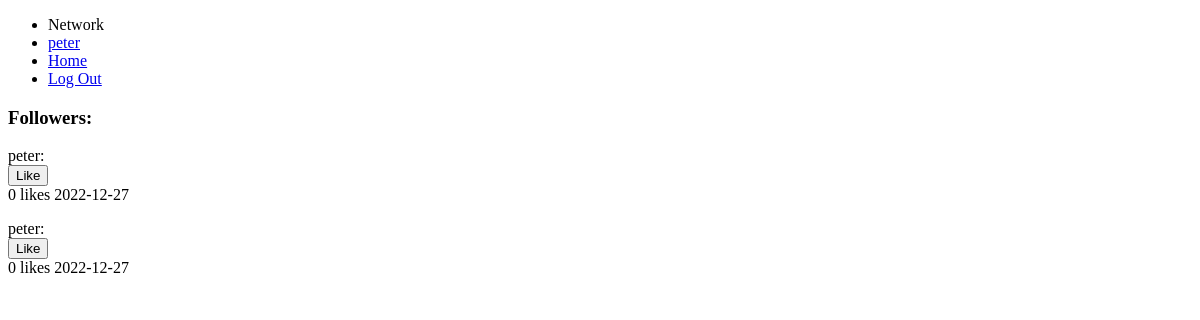
The page /profile (signed in) on the database as committed earlier.
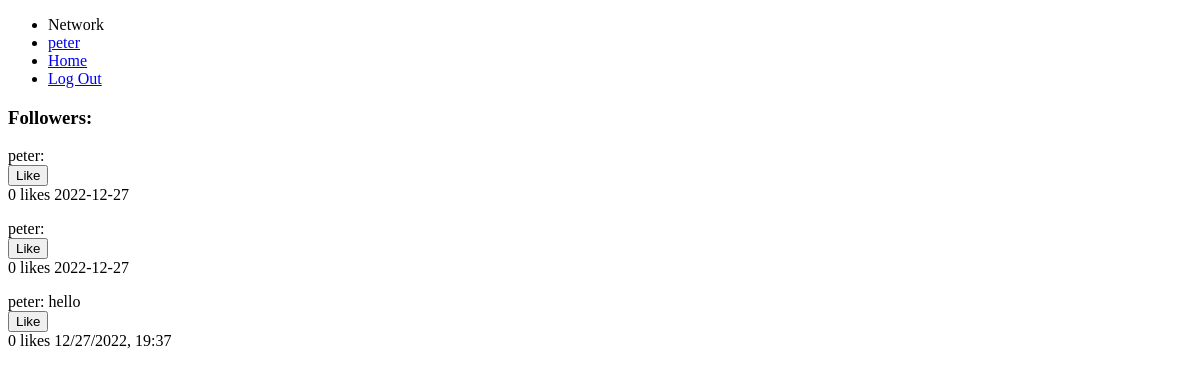
The same page on the database as committed later.
### tables this page shows
CREATE TABLE posts (
    id INTEGER PRIMARY KEY AUTOINCREMENT,
    user_id INTEGER NOT NULL,
    name TEXT NOT NULL,
    content TEXT NOT NULL,
    likes INTEGER DEFAULT 0 NOT NULL,
    datetime NUMERIC NOT NULL,
    FOREIGN KEY (user_id) REFERENCES users(id)
);

### app.py (the view)
@app.route("/profile", methods=["GET", "POST"])
@login_required
def profile():
    if request.method == "GET":
        user_id = session["user_id"]
    if request.method == "POST":
        user_id = request.form.get("user_id")
    conn = connectDB()
    cur = conn.cursor()
    cur.execute("SELECT * FROM users WHERE id=?", [user_id])
    user = cur.fetchall()
    conn.commit()
    conn.close()
    posts = get_posts(user_id)
    return render_template("profile.html", user=user[0], posts=posts)

### helpers.py (called while the page is built)
def connectDB():
    conn = sql.connect('network.db')
    conn.row_factory = sql.Row # "dictionary cursor"
    return conn

def get_posts(user_id=None):
    conn = connectDB()
    cur = conn.cursor()
    if user_id == None:
        cur.execute("SELECT * FROM posts")
    else:
        cur.execute("SELECT * FROM posts WHERE user_id = ?", [user_id])
    posts = cur.fetchall()
    return posts

def login_required(f):
    @wraps(f)
    def decorated_function(*args, **kwargs):
        if session.get("user_id") is None:
            return redirect("/login")
        return f(*args, **kwargs)
    return decorated_function

### templates/profile.html (shortened to what this page needs)
{% extends "layout.html" %}
{% block body %}
    <h3>Followers: </h3>
    {% for post in posts %}
        <div>
            <div>{{ post["name"] + ": " + post["content"] }}</div>
            <form action"/like" method="post">
                <input name="like{{ post["id"] }}" type="submit" value="Like">
            </form>
            <p class="inline">{{ post["likes"] }} likes</p>
            <p class="inline">{{ post["datetime"] }}</p>
        </div>
    {% endfor %}
{% endblock %}

### templates/layout.html (shortened to what this page needs)
<!DOCTYPE html>
<html lang="en">
    <head>
        <link href="{{ url_for('static', filename='styles.css')}}" rel="stylesheet">
    </head>
    <body>
        <nav>
            <div>
                <div>
                    {% if session["user_id"] %}
                        <ul>
                            <li>Network</li>
                            <li><a href= "/profile">{{ session["username"] }}</a></li>
                            <li><a href="/">Home</a></li>
                            <li ><a href="/logout">Log Out</a></li>
                        </ul>
                    {% else %}
                        <ul>
                            <li><a href="/register">Register</a></li>
                            <li><a href="/login">Log In</a></li>
                        </ul>
                    {% endif %}
                </div>
            </div>
        </nav>
        {% block body %}{% endblock %}
    </body>
</html>

### static/styles.css (style rules this page uses)
.inline { margin-top: 0px; display: inline-block; }

Rows that differ between the two databases and show on the page:
added posts: name+content "peter: hello", likes "0", datetime "12/27/2022, 19:37"
